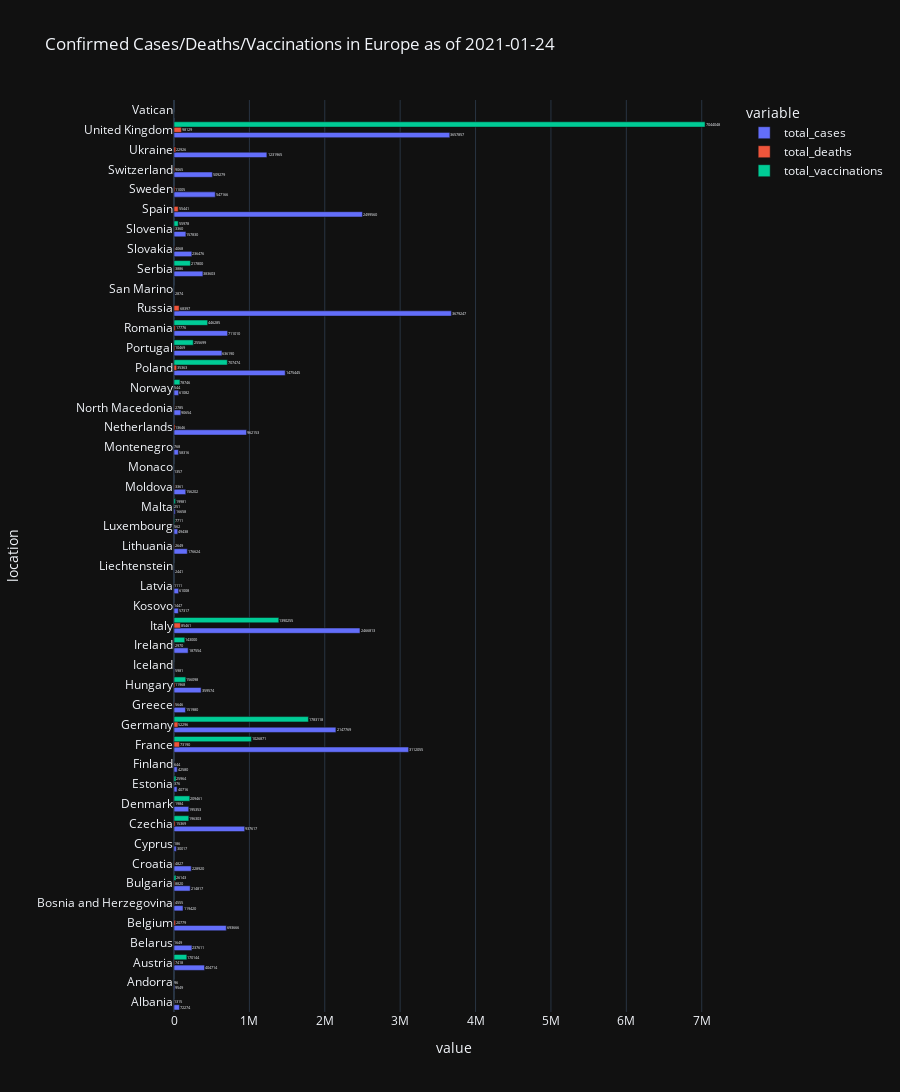

The notebook cell saved with this chart:
### Code cell
#Plot European countries cases, deaths, vaccinations administered
fig = px.bar(Europe_melt,
             x='value', y='location', color='variable', barmode='group',
             title='Confirmed Cases/Deaths/Vaccinations in Europe as of 2021-01-24', text='value', height=1500)
fig.show()

### Figure 1 — Plotly figure (JSON) as saved in the notebook; plotly's stock layout.template omitted (floating-point values rounded to 4 significant figures)
{"data": [{"alignmentgroup": "True", "hovertemplate": "variable=total_cases<br>value=%{text}<br>location=%{y}<extra></extra>", "legendgroup": "total_cases", "marker": {"color": "#636efa"}, "name": "total_cases", "offsetgroup": "total_cases", "orientation": "h", "showlegend": true, "text": [72274, 9549, 404714, 237611, 693666, 119420, 214817, 228920, 30017, 937617, 195353, 40716, 42580, 3112055, 2147769, 151980, 359574, 5981, 187554, 2466813, 57317, 61008, 2441, 176624, 49438, 16658, 156202, 1357, 58316, 962153, 90654, 61082, 1475445, 636190, 711010, 3679247, 2874, 383603, 236476, 157830, 2499560, 547166, 509279, 1231965, 3657857, 27], "textposition": "auto", "type": "bar", "x": [72274, 9549, 404714, 237611, 693666, 119420, 214817, 228920, 30017, 937617, 195353, 40716, 42580, 3112055, 2147769, 151980, 359574, 5981, 187554, 2466813, 57317, 61008, 2441, 176624, 49438, 16658, 156202, 1357, 58316, 962153, 90654, 61082, 1475445, 636190, 711010, 3679247, 2874, 383603, 236476, 157830, 2499560, 547166, 509279, 1231965, 3657857, 27], "xaxis": "x", "y": ["Albania", "Andorra", "Austria", "Belarus", "Belgium", "Bosnia and Herzegovina", "Bulgaria", "Croatia", "Cyprus", "Czechia", "Denmark", "Estonia", "Finland", "France", "Germany", "Greece", "Hungary", "Iceland", "Ireland", "Italy", "Kosovo", "Latvia", "Liechtenstein", "Lithuania", "Luxembourg", "Malta", "Moldova", "Monaco", "Montenegro", "Netherlands", "North Macedonia", "Norway", "Poland", "Portugal", "Romania", "Russia", "San Marino", "Serbia", "Slovakia", "Slovenia", "Spain", "Sweden", "Switzerland", "Ukraine", "United Kingdom", "Vatican"], "yaxis": "y"}, {"alignmentgroup": "True", "hovertemplate": "variable=total_deaths<br>value=%{text}<br>location=%{y}<extra></extra>", "legendgroup": "total_deaths", "marker": {"color": "#EF553B"}, "name": "total_deaths", "offsetgroup": "total_deaths", "orientation": "h", "showlegend": true, "text": [1315, 96, 7418, 1649, 20779, 4555, 8820, 4827, 186, 15369, 1984, 376, 644, 73190, 52296, 5646, 11968, 29, 2970, 85461, 1447, 1111, 52, 2649, 562, 251, 3361, 9, 768, 13646, 2785, 544, 35363, 10469, 17776, 68397, 65, 3886, 4068, 3360, 55441, 11005, 9065, 22926, 98129, null], "textposition": "auto", "type": "bar", "x": [1315, 96, 7418, 1649, 20779, 4555, 8820, 4827, 186, 15369, 1984, 376, 644, 73190, 52296, 5646, 11968, 29, 2970, 85461, 1447, 1111, 52, 2649, 562, 251, 3361, 9, 768, 13646, 2785, 544, 35363, 10469, 17776, 68397, 65, 3886, 4068, 3360, 55441, 11005, 9065, 22926, 98129, null], "xaxis": "x", "y": ["Albania", "Andorra", "Austria", "Belarus", "Belgium", "Bosnia and Herzegovina", "Bulgaria", "Croatia", "Cyprus", "Czechia", "Denmark", "Estonia", "Finland", "France", "Germany", "Greece", "Hungary", "Iceland", "Ireland", "Italy", "Kosovo", "Latvia", "Liechtenstein", "Lithuania", "Luxembourg", "Malta", "Moldova", "Monaco", "Montenegro", "Netherlands", "North Macedonia", "Norway", "Poland", "Portugal", "Romania", "Russia", "San Marino", "Serbia", "Slovakia", "Slovenia", "Spain", "Sweden", "Switzerland", "Ukraine", "United Kingdom", "Vatican"], "yaxis": "y"}, {"alignmentgroup": "True", "hovertemplate": "variable=total_vaccinations<br>value=%{text}<br>location=%{y}<extra></extra>", "legendgroup": "total_vaccinations", "marker": {"color": "#00cc96"}, "name": "total_vaccinations", "offsetgroup": "total_vaccinations", "orientation": "h", "showlegend": true, "text": [null, null, 170144, null, null, null, 26143, null, null, 196303, 209461, 25964, null, 1026871, 1783118, null, 156098, null, 143000, 1390255, null, null, null, null, 7711, 19981, null, null, null, null, null, 78746, 707474, 255699, 446285, null, null, 217800, null, 55978, null, null, null, null, 7044048, null], "textposition": "auto", "type": "bar", "x": [null, null, 170144, null, null, null, 26143, null, null, 196303, 209461, 25964, null, 1026871, 1783118, null, 156098, null, 143000, 1390255, null, null, null, null, 7711, 19981, null, null, null, null, null, 78746, 707474, 255699, 446285, null, null, 217800, null, 55978, null, null, null, null, 7044048, null], "xaxis": "x", "y": ["Albania", "Andorra", "Austria", "Belarus", "Belgium", "Bosnia and Herzegovina", "Bulgaria", "Croatia", "Cyprus", "Czechia", "Denmark", "Estonia", "Finland", "France", "Germany", "Greece", "Hungary", "Iceland", "Ireland", "Italy", "Kosovo", "Latvia", "Liechtenstein", "Lithuania", "Luxembourg", "Malta", "Moldova", "Monaco", "Montenegro", "Netherlands", "North Macedonia", "Norway", "Poland", "Portugal", "Romania", "Russia", "San Marino", "Serbia", "Slovakia", "Slovenia", "Spain", "Sweden", "Switzerland", "Ukraine", "United Kingdom", "Vatican"], "yaxis": "y"}], "layout": {"barmode": "group", "height": 1500, "legend": {"title": {"text": "variable"}, "tracegroupgap": 0}, "title": {"text": "Confirmed Cases/Deaths/Vaccinations in Europe as of 2021-01-24"}, "xaxis": {"anchor": "y", "domain": [0, 1], "title": {"text": "value"}}, "yaxis": {"anchor": "x", "domain": [0, 1], "title": {"text": "location"}}}}
